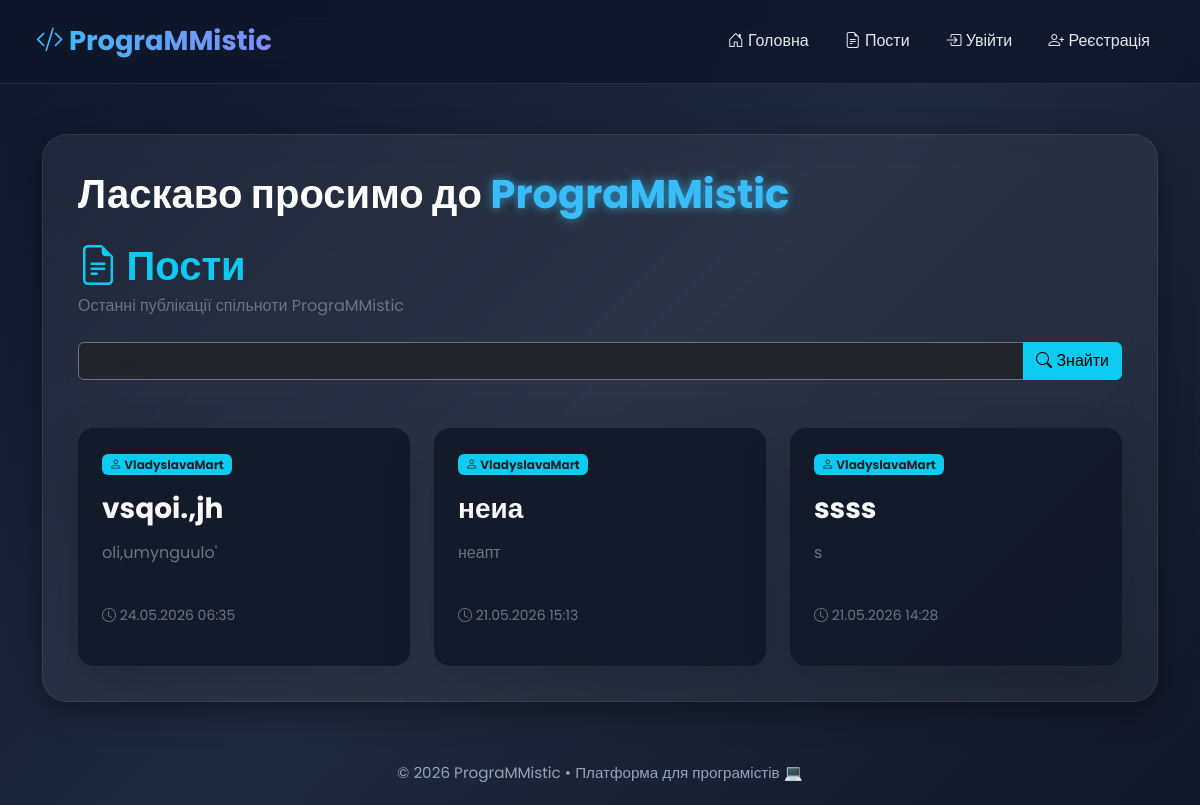
/posts/, run on an earlier commit of the app's database.
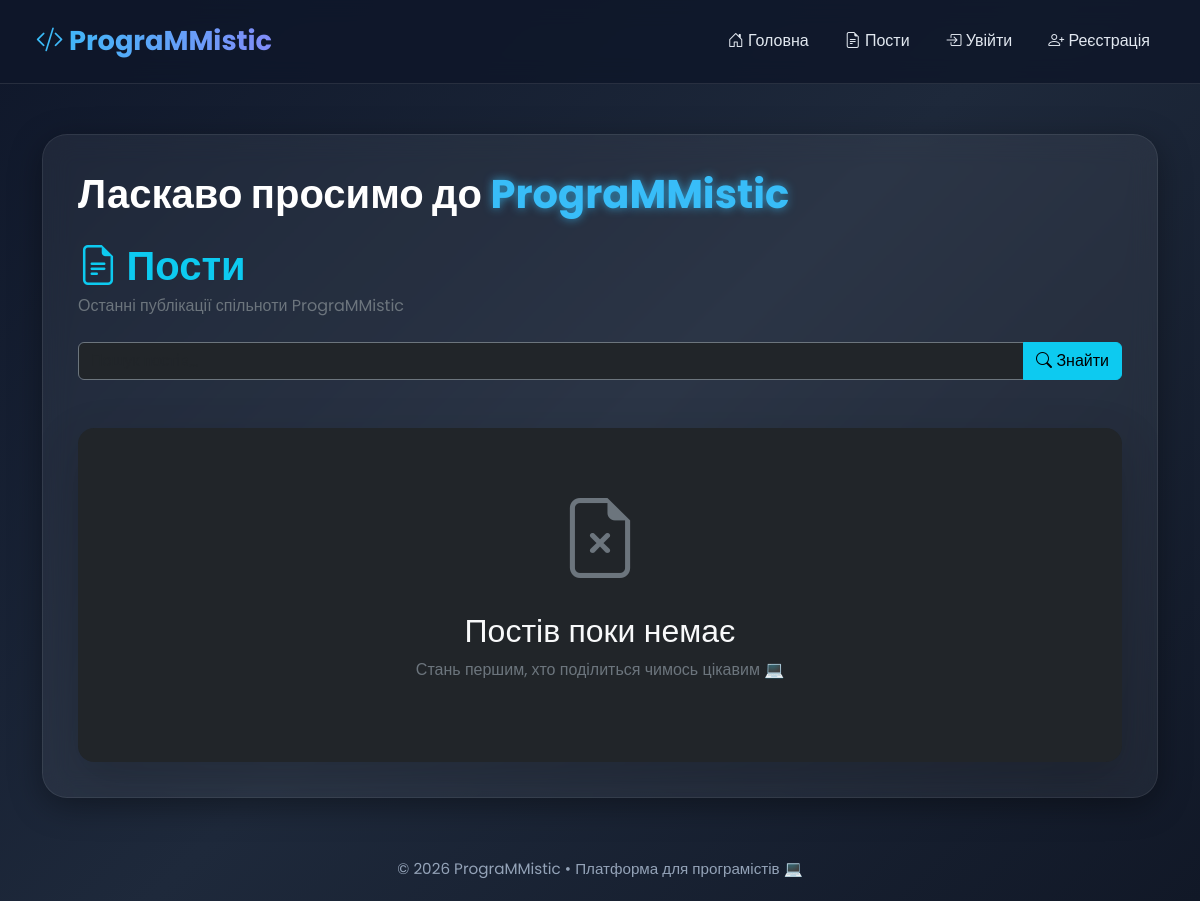
And on a later commit of the database.
### posts/models.py (models this page shows, shortened)
class Post(models.Model):
    title = models.CharField(max_length=100)
    content = models.TextField()
    user = models.ForeignKey(settings.AUTH_USER_MODEL, on_delete=models.CASCADE)
    created_at = models.DateTimeField(default=timezone.now)

### posts/views.py (the view)
# urls.py: path('posts/', views.post_list, name='post_list'),
def post_list(request):
    query = request.GET.get('search', '')
    posts = Post.objects.all().select_related('user').order_by('-created_at')
    if query:
        posts = posts.filter(Q(title__icontains=query) | Q(content__icontains=query))
    return render(request, 'post_list.html', {'posts': posts, 'query': query})

### templates/post_list.html (shortened to what this page needs)
{% extends 'base.html' %}
{% block content %}
<div class="d-flex justify-content-between align-items-center flex-wrap mb-4">
    <div>
        <h1 class="fw-bold text-info mb-1">
            <i class="bi bi-file-earmark-text"></i> Пости
        </h1>
        <p class="text-secondary mb-0">
            Останні публікації спільноти PrograMMistic
        </p>
    </div>
</div>
<form action="{% url 'post_list' %}" method="get" class="mb-5">
    <div class="input-group">
        <input
            type="text"
            name="search"
            class="form-control bg-dark text-light border-secondary"
            placeholder="Пошук постів..."
            value="{{ query }}"
        >
        <button type="submit" class="btn btn-info">
            <i class="bi bi-search"></i>
            Знайти
        </button>
    </div>
</form>
<div class="row g-4">
{% for post in posts %}
    <div class="col-md-6 col-lg-4">
        <div class="card bg-dark text-light border-0 shadow-lg h-100 rounded-4 post-card">
            <div class="card-body d-flex flex-column p-4">
                <div class="mb-3">
                    <span class="badge bg-info text-dark">
                        <i class="bi bi-person"></i>
                        {{ post.user.username }}
                    </span>
                </div>
                <h3 class="card-title fw-bold mb-3">
                    {{ post.title }}
                </h3>
                <p class="card-text text-secondary flex-grow-1">
                    {{ post.content|truncatewords:25 }}
                </p>
                <div class="mt-4">
                    <p class="small text-secondary mb-3">
                        <i class="bi bi-clock"></i>
                        {{ post.created_at|date:"d.m.Y H:i" }}
                    </p>
                </div>
            </div>
        </div>
    </div>
{% empty %}
<div class="col-12">
    <div class="card bg-dark border-0 shadow-lg rounded-4 text-center p-5">
        <div class="card-body">
            <i class="bi bi-file-earmark-x display-1 text-secondary"></i>
            <h2 class="mt-4 text-light">
                Постів поки немає
            </h2>
            <p class="text-secondary">
                Стань першим, хто поділиться чимось цікавим 💻
            </p>
        </div>
    </div>
</div>
{% endfor %}
</div>
{% endblock %}

### templates/base.html (shortened to what this page needs)
<!DOCTYPE html>
<html lang="uk">
<head>
    <link href="https://cdn.jsdelivr.net/npm/bootstrap@5.3.7/dist/css/bootstrap.min.css" rel="stylesheet">
    <link rel="stylesheet" href="https://cdn.jsdelivr.net/npm/bootstrap-icons@1.13.1/font/bootstrap-icons.min.css">
</head>
<body>
    <nav class="navbar navbar-expand-lg navbar-dark px-4 py-3">
        <div class="container-fluid">
            <a class="navbar-brand" href="{% url 'dashboard' %}">
                <i class="bi bi-code-slash"></i> PrograMMistic
            </a>
            <div class="collapse navbar-collapse" id="navbarContent">
                <ul class="navbar-nav ms-auto align-items-lg-center gap-2">
                    <li class="nav-item">
                        <a class="nav-link" href="{% url 'dashboard' %}">
                            <i class="bi bi-house-door"></i> Головна
                        </a>
                    </li>
                    <li class="nav-item">
                        <a class="nav-link" href="{% url 'post_list' %}">
                            <i class="bi bi-file-earmark-text"></i> Пости
                        </a>
                    </li>
                    {% if user.is_authenticated %}
                    <li class="nav-item">
                        <a class="nav-link" href="{% url 'post_create' %}">
                            <i class="bi bi-plus-circle"></i> Створити пост
                        </a>
                    </li>
                    <li class="nav-item">
                        <a class="nav-link" href="{% url 'profile' %}">
                            <i class="bi bi-person-circle"></i> Профіль
                        </a>
                    </li>
                    <li class="nav-item">
                        <form action="{% url 'logout' %}" method="post">
                            {% csrf_token %}
                            <button type="submit" class="logout-btn">
                                <i class="bi bi-box-arrow-right"></i> Вийти
                            </button>
                        </form>
                    </li>
                    {% else %}
                    <li class="nav-item">
                        <a class="nav-link" href="{% url 'login' %}">
                            <i class="bi bi-box-arrow-in-right"></i> Увійти
                        </a>
                    </li>
                    <li class="nav-item">
                        <a class="nav-link" href="{% url 'register' %}">
                            <i class="bi bi-person-plus"></i> Реєстрація
                        </a>
                    </li>
                    {% endif %}
                </ul>
            </div>
        </div>
    </nav>
    <div class="container">
        <div class="main-container">
            <h1 class="mb-4 fw-bold">
                Ласкаво просимо до <span class="glow">PrograMMistic</span>
            </h1>
            {% block content %}
            {% endblock %}
        </div>
    </div>
    <footer>
        © 2026 PrograMMistic • Платформа для програмістів 💻
    </footer>
</body>
</html>

### templates/base.html (style rules this page uses)
body { background: linear-gradient(135deg, #0f172a, #1e293b, #111827); min-height: 100vh; font-family: 'Poppins', sans-serif; color: white; }
.navbar { background: rgba(15, 23, 42, 0.85); backdrop-filter: blur(12px); border-bottom: 1px solid rgba(255,255,255,0.1); }
.navbar-brand { font-size: 1.7rem; font-weight: 700; background: linear-gradient(90deg, #38bdf8, #818cf8); -webkit-background-clip: text; -webkit-text-fill-color: transparent; }
.nav-link { color: #e2e8f0 !important; font-weight: 500; transition: 0.3s; border-radius: 10px; padding: 8px 14px !important; }
.main-container { margin-top: 50px; padding: 35px; background: rgba(255,255,255,0.06); backdrop-filter: blur(14px); border-radius: 25px; box-shadow: 0 8px 32px rgba(0,0,0,0.35); border: 1px solid rgba(255,255,255,0.08); }
footer { text-align: center; margin-top: 40px; padding: 20px; color: #94a3b8; font-size: 0.95rem; }
.glow { color: #38bdf8; text-shadow: 0 0 10px rgba(56,189,248,0.7); }

What changed in the data, as far as the page shows it:
removed Post: user.username "VladyslavaMart", title "vsqoi.,jh", content "oli,umynguulo'", created_at "24.05.2026 06:35"
removed Post: user.username "VladyslavaMart", title "неиа", content "неапт", created_at "21.05.2026 15:13"
removed Post: user.username "VladyslavaMart", title "ssss", content "s", created_at "21.05.2026 14:28"
Also different on the page:
text now shown: "Постів поки немає Стань першим, хто поділиться чимось цікавим 💻"
